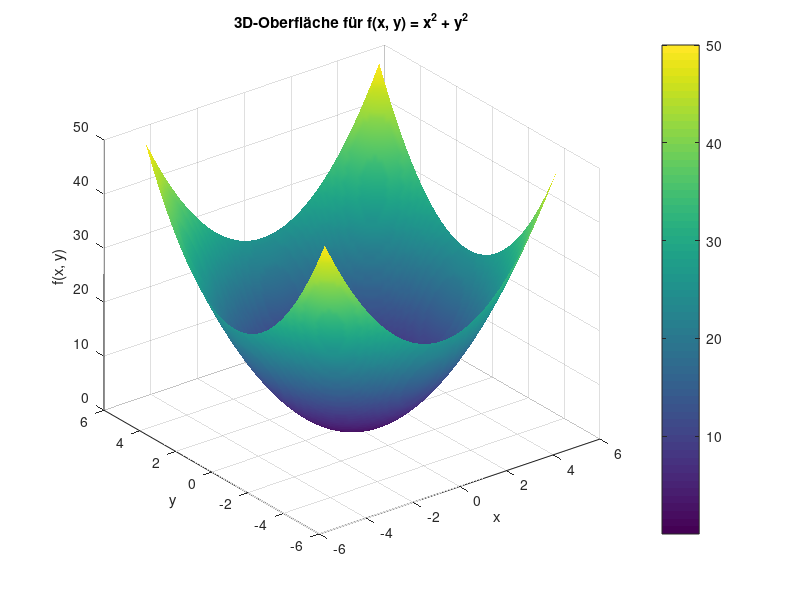

Write MATLAB code to recreate this figure.
% Definieren der Funktion
f = @(x, y) x.^2 + y.^2;

% Bereich der x- und y-Werte
x = linspace(-5, 5, 100);
y = linspace(-5, 5, 100);
[X, Y] = meshgrid(x, y);
Z = f(X, Y);

% Erstellen eines 3D-Oberflächendiagramms
figure;
surf(X, Y, Z);
xlabel('x');
ylabel('y');
zlabel('f(x, y)');
title('3D-Oberfläche für f(x, y) = x^2 + y^2');
shading interp;
colorbar;
pause;
